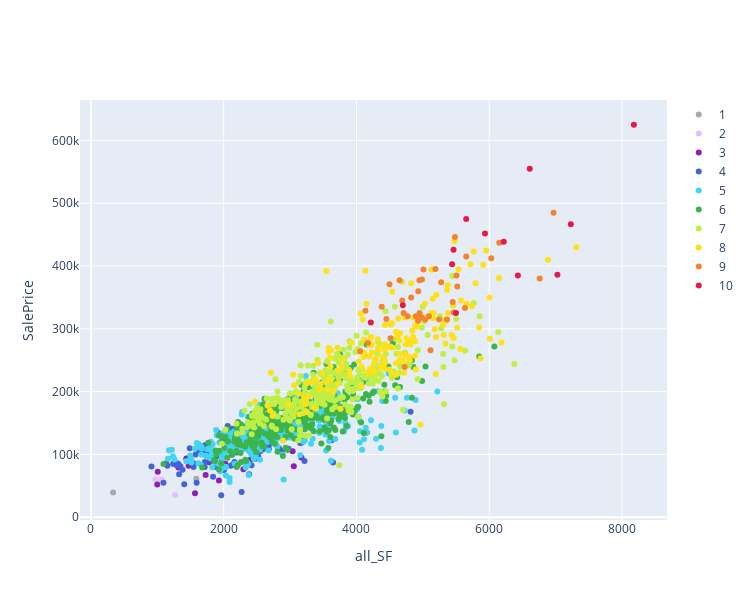

The notebook cell saved with this chart:
### Markdown cell above
### Scatterplot colors: SalePrice vs. all_SF and OverallQual

### Code cell
plotly_scatter_x_y_catg_color(df_train, 'all_SF', 'SalePrice', 'OverallQual')
